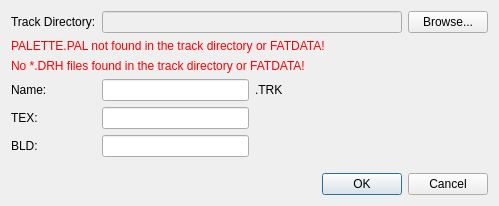
<?xml version="1.0" encoding="UTF-8"?>
<ui version="4.0">
 <class>NewTrackDialog</class>
 <widget class="QDialog" name="NewTrackDialog">
  <property name="geometry">
   <rect>
    <x>0</x>
    <y>0</y>
    <width>487</width>
    <height>206</height>
   </rect>
  </property>
  <property name="windowTitle">
   <string>New Track</string>
  </property>
  <layout class="QGridLayout" name="gridLayout">
   <item row="6" column="0">
    <widget class="QLabel" name="label_2">
     <property name="text">
      <string>TEX:</string>
     </property>
    </widget>
   </item>
   <item row="8" column="0">
    <spacer name="verticalSpacer">
     <property name="orientation">
      <enum>Qt::Orientation::Vertical</enum>
     </property>
     <property name="sizeHint" stdset="0">
      <size>
       <width>20</width>
       <height>40</height>
      </size>
     </property>
    </spacer>
   </item>
   <item row="9" column="0" colspan="4">
    <layout class="QHBoxLayout" name="horizontalLayout">
     <item>
      <spacer name="horizontalSpacer">
       <property name="orientation">
        <enum>Qt::Orientation::Horizontal</enum>
       </property>
       <property name="sizeHint" stdset="0">
        <size>
         <width>40</width>
         <height>20</height>
        </size>
       </property>
      </spacer>
     </item>
     <item>
      <widget class="QPushButton" name="pbOk">
       <property name="text">
        <string>OK</string>
       </property>
      </widget>
     </item>
     <item>
      <widget class="QPushButton" name="pbCancel">
       <property name="text">
        <string>Cancel</string>
       </property>
      </widget>
     </item>
    </layout>
   </item>
   <item row="0" column="0">
    <widget class="QLabel" name="label">
     <property name="text">
      <string>Track Directory:</string>
     </property>
    </widget>
   </item>
   <item row="7" column="0">
    <widget class="QLabel" name="label_3">
     <property name="text">
      <string>BLD:</string>
     </property>
    </widget>
   </item>
   <item row="0" column="3">
    <widget class="QPushButton" name="pbBrowse">
     <property name="text">
      <string>Browse...</string>
     </property>
    </widget>
   </item>
   <item row="0" column="1" colspan="2">
    <widget class="QLineEdit" name="leDir">
     <property name="enabled">
      <bool>false</bool>
     </property>
     <property name="minimumSize">
      <size>
       <width>300</width>
       <height>0</height>
      </size>
     </property>
     <property name="readOnly">
      <bool>true</bool>
     </property>
    </widget>
   </item>
   <item row="3" column="0">
    <widget class="QLabel" name="label_4">
     <property name="text">
      <string>Name:</string>
     </property>
    </widget>
   </item>
   <item row="3" column="1">
    <widget class="QLineEdit" name="leName"/>
   </item>
   <item row="3" column="2">
    <widget class="QLabel" name="label_5">
     <property name="sizePolicy">
      <sizepolicy hsizetype="Expanding" vsizetype="Preferred">
       <horstretch>0</horstretch>
       <verstretch>0</verstretch>
      </sizepolicy>
     </property>
     <property name="text">
      <string>.TRK</string>
     </property>
    </widget>
   </item>
   <item row="1" column="0" colspan="3">
    <widget class="QLabel" name="lblPalNotFound">
     <property name="styleSheet">
      <string notr="true">QLabel { color: red; }</string>
     </property>
     <property name="text">
      <string>PALETTE.PAL not found in the track directory or FATDATA!</string>
     </property>
    </widget>
   </item>
   <item row="2" column="0" colspan="3">
    <widget class="QLabel" name="lblNoTex">
     <property name="styleSheet">
      <string notr="true">QLabel { color: red; }</string>
     </property>
     <property name="text">
      <string>No *.DRH files found in the track directory or FATDATA!</string>
     </property>
    </widget>
   </item>
   <item row="6" column="1">
    <widget class="QLineEdit" name="leTex">
     <property name="maxLength">
      <number>12</number>
     </property>
    </widget>
   </item>
   <item row="7" column="1">
    <widget class="QLineEdit" name="leBld">
     <property name="maxLength">
      <number>12</number>
     </property>
    </widget>
   </item>
  </layout>
 </widget>
 <resources/>
 <connections/>
</ui>
